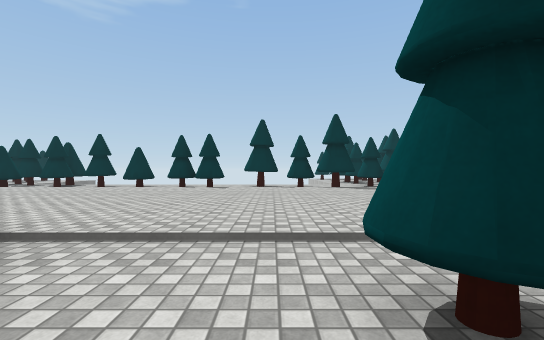
view 1 (above)

24 first-person views from a walk through a 3-D level made in the Unity game engine. The camera is 1.2 m above the floor, looks level and sees 90° across. The floor is counted in squares, 2 m on a side. Each view is taken from the middle of a square. On the plan, view 1 faces up. The plan holds only what a view shows up to about 9 squares ahead; the rest is blank. The place goes on beyond the plan. Surface patterns are stand-ins for the level's own textures.

view 2
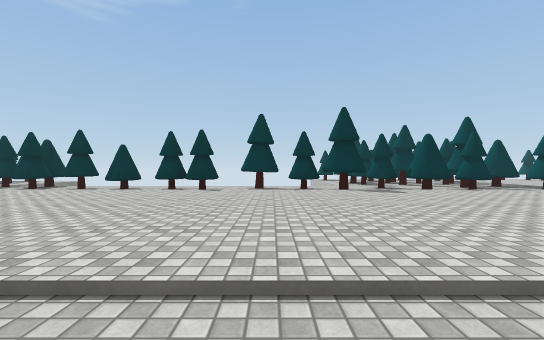

view 3
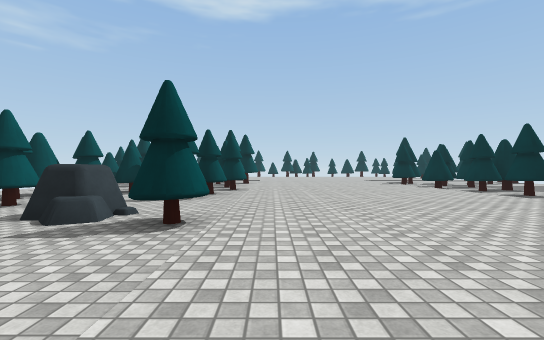

view 4
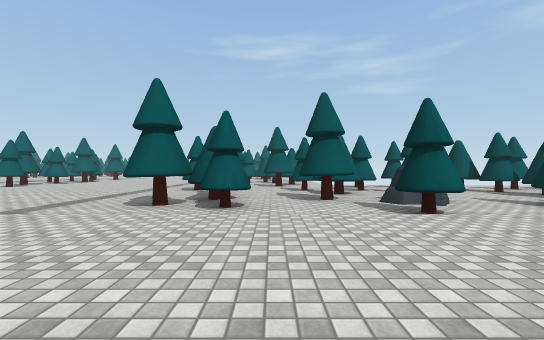

view 5
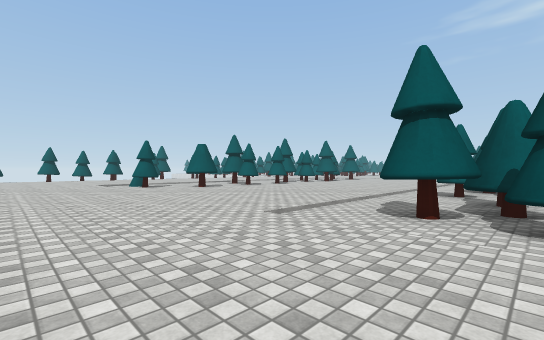

view 6
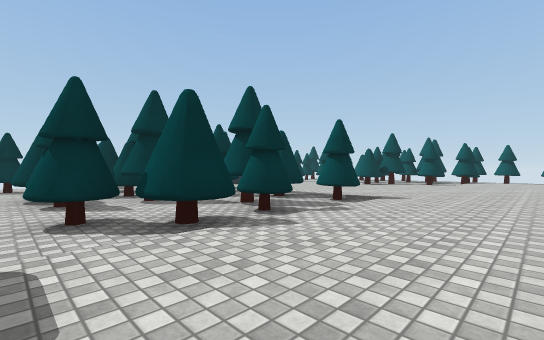

view 7
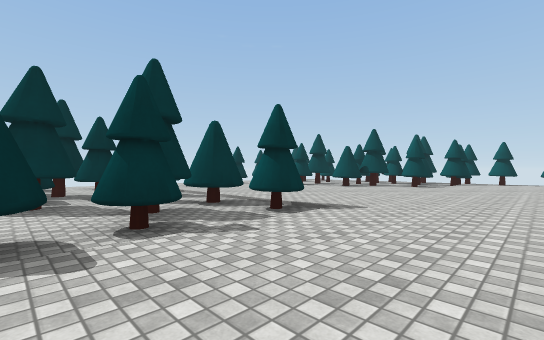

view 8
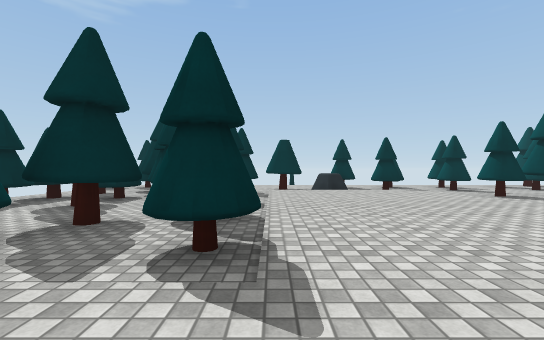

view 9
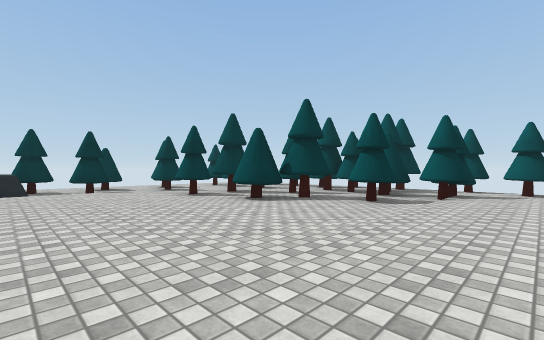

view 10
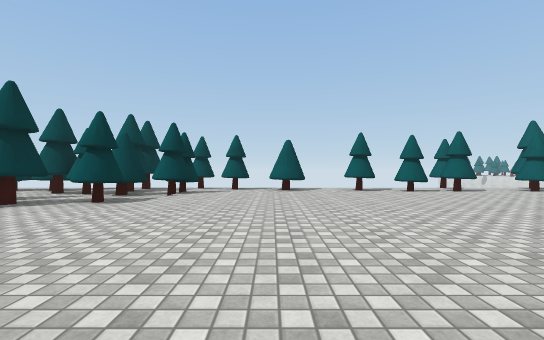

view 11
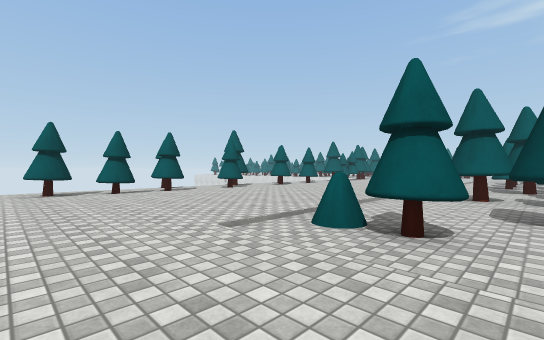

view 12
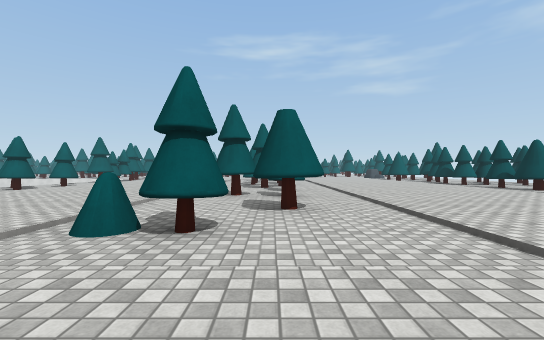

view 13
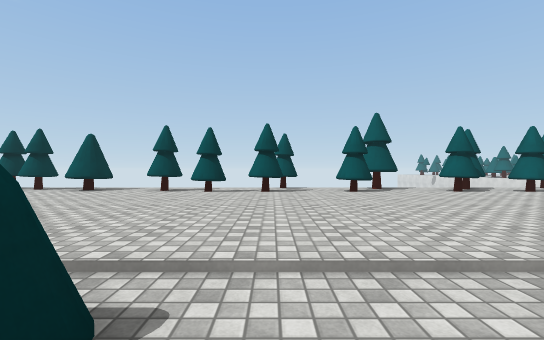

view 14
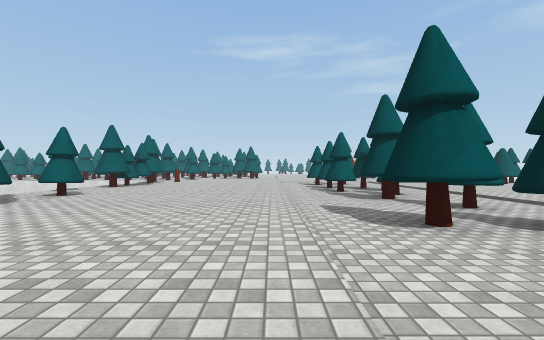

view 15
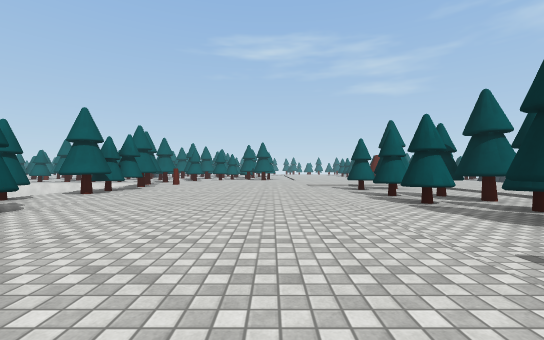

view 16
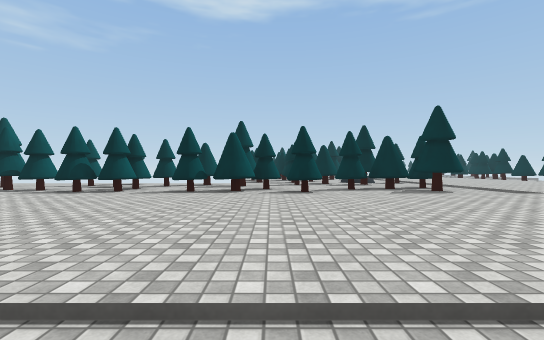

view 17
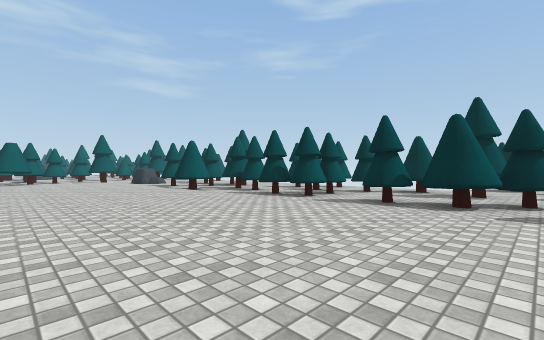

view 18
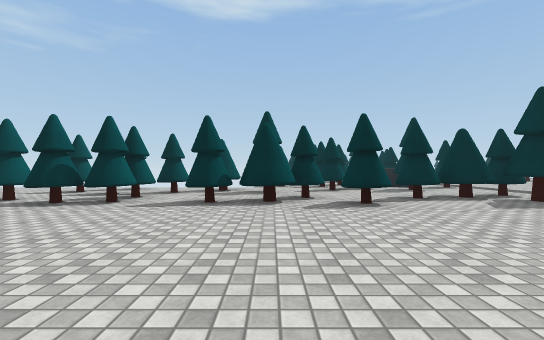

view 19
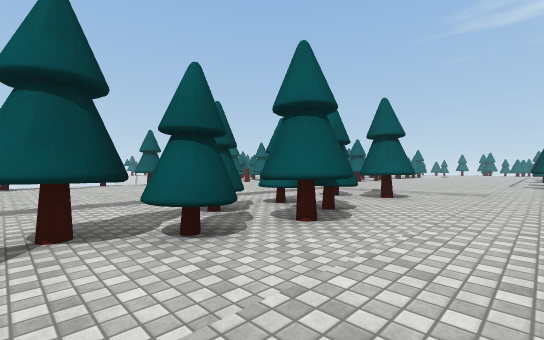

view 20
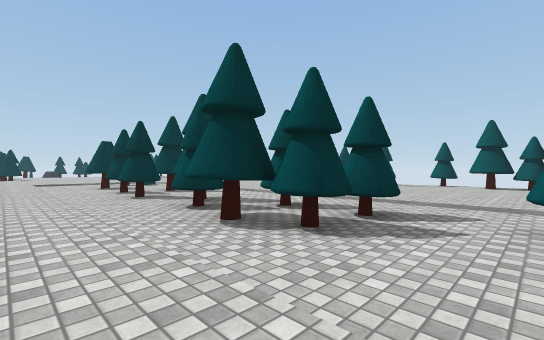

view 21
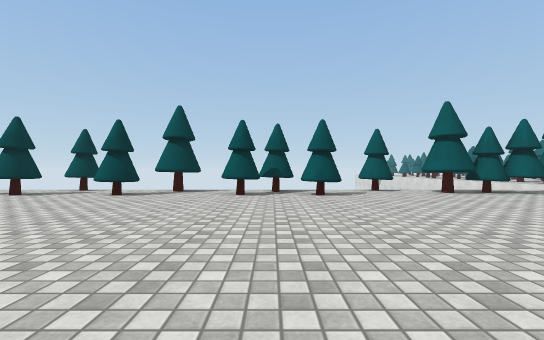

view 22
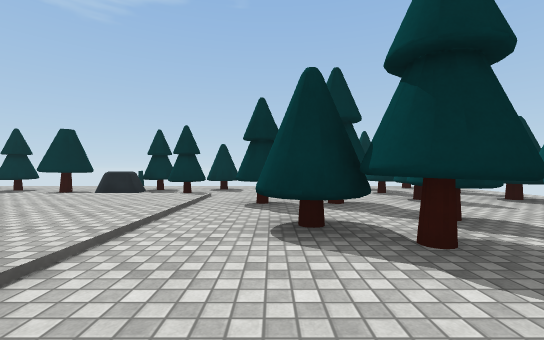

view 23
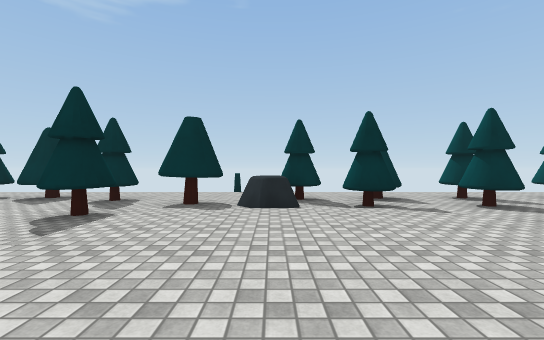

view 24
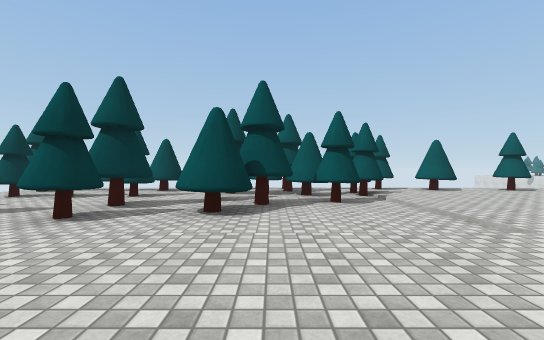

### Floor plan
Key: @ floor where view 1 was taken; # wall or solid block; x gap in a wall; . main floor; - floor 0.25 m lower than the main floor; / step, stairs or slope; T thing the floor can be seen under or through; O other object.
Columns run from 9 left of view 1 to 21 right of it. Each row starts with its distance up from view 1.
 19             -------- --------
 18             -###-----------#x
 17             ####xx#-######-#---
 16             --#---##O-#-#--#-#-
 15             -###-#/....----x-#-
 14             -###--/....-##---#
 13             -#### /....------#
 12             -####-/....-TTT-##
 11  #-         ----##/....--TT-##
 10  #-##- --##--#-##-/....---TT###
  9 #-----##--##-###--/....----##-x
  8  ...........................--x
  7  ...........................-##
  6  ........................... #-
  5  ........................... #-
  4  ...........................---
  3  ...........................-#-
  2  #----#------/..../----.....#--
  1  ###--O---##-/..../--##..... --
  0   #---O-#@##-/..../----..... #x
 -1   #----#--#--/....//#--.....---
 -2   #--#-#--##-/..../----.....-#-
 -3   #####-#--#//..../-##-.....-##
 -4        ---#--/..../----.....--x
 -5        --###-/....//T--.....-#
 -6        -#--#-/..../-T--.....-##
 -7        -#----/..../-T--.....-#-
 -8         -###-/..../-TT-.....---
 -9         -- ##/..../#TT-.....--#
-10          ####/..../-##-.....-##
-11            #-/..../----.....-##
-12            ##/..../-##-.....-#

Positions as (right, up) in squares from view 1, and headings:
1: (0, 0), facing up
2: (0, 1), facing up
3: (1, 3), facing left
4: (0, 6), facing down
5: (1, 5), facing down-right
6: (3, 6), facing up-right
7: (5, 6), facing up-right
8: (9, 7), facing up
9: (11, 7), facing up-right
10: (11, 6), facing right
11: (11, 4), facing down-right
12: (11, 4), facing down
13: (12, 0), facing right
14: (14, 0), facing down
15: (15, -3), facing down
16: (10, -4), facing left
17: (8, -4), facing down-left
18: (8, -5), facing left
19: (8, -6), facing down-right
20: (8, -12), facing up-right
21: (13, -6), facing right
22: (15, 9), facing up
23: (11, 11), facing up
24: (11, 11), facing right
